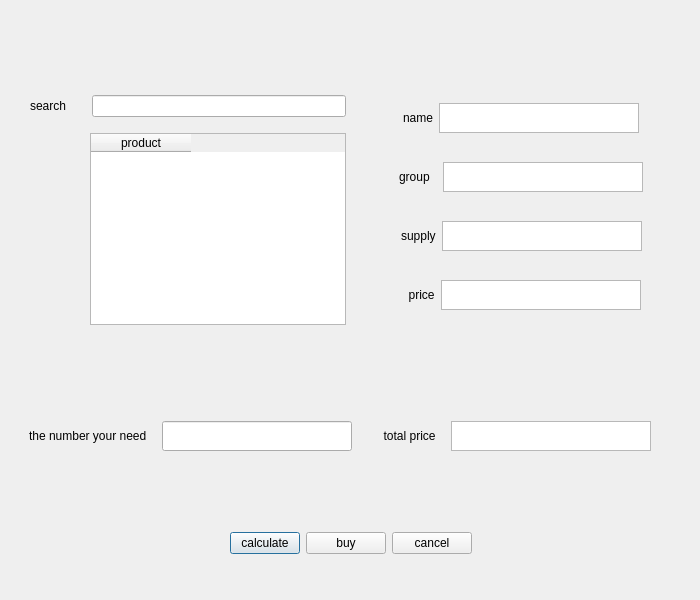
<?xml version="1.0" encoding="UTF-8"?>
<ui version="4.0">
 <class>abuy</class>
 <widget class="QDialog" name="abuy">
  <property name="geometry">
   <rect>
    <x>0</x>
    <y>0</y>
    <width>700</width>
    <height>600</height>
   </rect>
  </property>
  <property name="sizePolicy">
   <sizepolicy hsizetype="Fixed" vsizetype="Fixed">
    <horstretch>0</horstretch>
    <verstretch>0</verstretch>
   </sizepolicy>
  </property>
  <property name="maximumSize">
   <size>
    <width>700</width>
    <height>600</height>
   </size>
  </property>
  <property name="windowTitle">
   <string>Dialog</string>
  </property>
  <widget class="QWidget" name="back" native="true">
   <property name="geometry">
    <rect>
     <x>10</x>
     <y>10</y>
     <width>681</width>
     <height>581</height>
    </rect>
   </property>
   <property name="sizePolicy">
    <sizepolicy hsizetype="Fixed" vsizetype="Fixed">
     <horstretch>0</horstretch>
     <verstretch>0</verstretch>
    </sizepolicy>
   </property>
   <property name="maximumSize">
    <size>
     <width>700</width>
     <height>600</height>
    </size>
   </property>
   <property name="styleSheet">
    <string notr="true">#back
{
	border-image: url(:/new/prefix7/a9fscjcjqfvhehtvvgpfghrkhdi74syp8ae5sjkiyfi3u7qm7b6ulglanhmwcf5w-.jpg);
}</string>
   </property>
   <layout class="QVBoxLayout" name="verticalLayout">
    <property name="leftMargin">
     <number>5</number>
    </property>
    <property name="topMargin">
     <number>5</number>
    </property>
    <property name="rightMargin">
     <number>5</number>
    </property>
    <property name="bottomMargin">
     <number>5</number>
    </property>
    <item>
     <layout class="QHBoxLayout" name="horizontalLayout_4">
      <property name="leftMargin">
       <number>5</number>
      </property>
      <property name="topMargin">
       <number>5</number>
      </property>
      <property name="rightMargin">
       <number>5</number>
      </property>
      <property name="bottomMargin">
       <number>5</number>
      </property>
      <item>
       <layout class="QVBoxLayout" name="verticalLayout_3">
        <property name="leftMargin">
         <number>5</number>
        </property>
        <property name="topMargin">
         <number>5</number>
        </property>
        <property name="rightMargin">
         <number>5</number>
        </property>
        <property name="bottomMargin">
         <number>5</number>
        </property>
        <item>
         <spacer name="verticalSpacer_6">
          <property name="orientation">
           <enum>Qt::Vertical</enum>
          </property>
          <property name="sizeType">
           <enum>QSizePolicy::Fixed</enum>
          </property>
          <property name="sizeHint" stdset="0">
           <size>
            <width>20</width>
            <height>35</height>
           </size>
          </property>
         </spacer>
        </item>
        <item>
         <layout class="QHBoxLayout" name="horizontalLayout">
          <property name="leftMargin">
           <number>5</number>
          </property>
          <property name="topMargin">
           <number>5</number>
          </property>
          <property name="rightMargin">
           <number>5</number>
          </property>
          <property name="bottomMargin">
           <number>5</number>
          </property>
          <item>
           <widget class="QLabel" name="label">
            <property name="sizePolicy">
             <sizepolicy hsizetype="Fixed" vsizetype="Fixed">
              <horstretch>0</horstretch>
              <verstretch>0</verstretch>
             </sizepolicy>
            </property>
            <property name="styleSheet">
             <string notr="true">color:black</string>
            </property>
            <property name="text">
             <string>search</string>
            </property>
           </widget>
          </item>
          <item>
           <spacer name="horizontalSpacer">
            <property name="orientation">
             <enum>Qt::Horizontal</enum>
            </property>
            <property name="sizeType">
             <enum>QSizePolicy::Fixed</enum>
            </property>
            <property name="sizeHint" stdset="0">
             <size>
              <width>20</width>
              <height>20</height>
             </size>
            </property>
           </spacer>
          </item>
          <item>
           <widget class="QLineEdit" name="searchline">
            <property name="sizePolicy">
             <sizepolicy hsizetype="Fixed" vsizetype="Fixed">
              <horstretch>0</horstretch>
              <verstretch>0</verstretch>
             </sizepolicy>
            </property>
            <property name="maximumSize">
             <size>
              <width>700</width>
              <height>30</height>
             </size>
            </property>
           </widget>
          </item>
         </layout>
        </item>
        <item>
         <layout class="QHBoxLayout" name="horizontalLayout_2">
          <property name="leftMargin">
           <number>5</number>
          </property>
          <property name="topMargin">
           <number>5</number>
          </property>
          <property name="rightMargin">
           <number>5</number>
          </property>
          <property name="bottomMargin">
           <number>5</number>
          </property>
          <item>
           <spacer name="horizontalSpacer_2">
            <property name="orientation">
             <enum>Qt::Horizontal</enum>
            </property>
            <property name="sizeType">
             <enum>QSizePolicy::Fixed</enum>
            </property>
            <property name="sizeHint" stdset="0">
             <size>
              <width>60</width>
              <height>20</height>
             </size>
            </property>
           </spacer>
          </item>
          <item>
           <widget class="QTableWidget" name="show">
            <property name="sizePolicy">
             <sizepolicy hsizetype="Fixed" vsizetype="Fixed">
              <horstretch>0</horstretch>
              <verstretch>0</verstretch>
             </sizepolicy>
            </property>
            <column>
             <property name="text">
              <string>product</string>
             </property>
            </column>
           </widget>
          </item>
         </layout>
        </item>
       </layout>
      </item>
      <item>
       <layout class="QVBoxLayout" name="verticalLayout_2">
        <property name="leftMargin">
         <number>5</number>
        </property>
        <property name="topMargin">
         <number>5</number>
        </property>
        <property name="rightMargin">
         <number>5</number>
        </property>
        <property name="bottomMargin">
         <number>5</number>
        </property>
        <item>
         <spacer name="verticalSpacer">
          <property name="orientation">
           <enum>Qt::Vertical</enum>
          </property>
          <property name="sizeType">
           <enum>QSizePolicy::Fixed</enum>
          </property>
          <property name="sizeHint" stdset="0">
           <size>
            <width>20</width>
            <height>30</height>
           </size>
          </property>
         </spacer>
        </item>
        <item>
         <layout class="QHBoxLayout" name="horizontalLayout_9">
          <property name="leftMargin">
           <number>5</number>
          </property>
          <property name="topMargin">
           <number>5</number>
          </property>
          <property name="rightMargin">
           <number>5</number>
          </property>
          <property name="bottomMargin">
           <number>5</number>
          </property>
          <item>
           <spacer name="horizontalSpacer_13">
            <property name="orientation">
             <enum>Qt::Horizontal</enum>
            </property>
            <property name="sizeHint" stdset="0">
             <size>
              <width>40</width>
              <height>20</height>
             </size>
            </property>
           </spacer>
          </item>
          <item>
           <widget class="QLabel" name="label_6">
            <property name="text">
             <string>name</string>
            </property>
           </widget>
          </item>
          <item>
           <widget class="QTextBrowser" name="name">
            <property name="sizePolicy">
             <sizepolicy hsizetype="Fixed" vsizetype="Fixed">
              <horstretch>0</horstretch>
              <verstretch>0</verstretch>
             </sizepolicy>
            </property>
            <property name="maximumSize">
             <size>
              <width>200</width>
              <height>30</height>
             </size>
            </property>
           </widget>
          </item>
          <item>
           <spacer name="horizontalSpacer_14">
            <property name="orientation">
             <enum>Qt::Horizontal</enum>
            </property>
            <property name="sizeHint" stdset="0">
             <size>
              <width>40</width>
              <height>20</height>
             </size>
            </property>
           </spacer>
          </item>
         </layout>
        </item>
        <item>
         <layout class="QHBoxLayout" name="horizontalLayout_10">
          <property name="leftMargin">
           <number>5</number>
          </property>
          <property name="topMargin">
           <number>5</number>
          </property>
          <property name="rightMargin">
           <number>5</number>
          </property>
          <property name="bottomMargin">
           <number>5</number>
          </property>
          <item>
           <spacer name="horizontalSpacer_3">
            <property name="orientation">
             <enum>Qt::Horizontal</enum>
            </property>
            <property name="sizeType">
             <enum>QSizePolicy::Fixed</enum>
            </property>
            <property name="sizeHint" stdset="0">
             <size>
              <width>20</width>
              <height>20</height>
             </size>
            </property>
           </spacer>
          </item>
          <item>
           <widget class="QLabel" name="label_7">
            <property name="sizePolicy">
             <sizepolicy hsizetype="Fixed" vsizetype="Fixed">
              <horstretch>0</horstretch>
              <verstretch>0</verstretch>
             </sizepolicy>
            </property>
            <property name="text">
             <string>group</string>
            </property>
           </widget>
          </item>
          <item>
           <widget class="QTextBrowser" name="group">
            <property name="sizePolicy">
             <sizepolicy hsizetype="Fixed" vsizetype="Fixed">
              <horstretch>0</horstretch>
              <verstretch>0</verstretch>
             </sizepolicy>
            </property>
            <property name="maximumSize">
             <size>
              <width>200</width>
              <height>30</height>
             </size>
            </property>
           </widget>
          </item>
          <item>
           <spacer name="horizontalSpacer_15">
            <property name="orientation">
             <enum>Qt::Horizontal</enum>
            </property>
            <property name="sizeType">
             <enum>QSizePolicy::Fixed</enum>
            </property>
            <property name="sizeHint" stdset="0">
             <size>
              <width>20</width>
              <height>20</height>
             </size>
            </property>
           </spacer>
          </item>
         </layout>
        </item>
        <item>
         <layout class="QHBoxLayout" name="horizontalLayout_6">
          <property name="leftMargin">
           <number>5</number>
          </property>
          <property name="topMargin">
           <number>5</number>
          </property>
          <property name="rightMargin">
           <number>5</number>
          </property>
          <property name="bottomMargin">
           <number>5</number>
          </property>
          <item>
           <spacer name="horizontalSpacer_8">
            <property name="orientation">
             <enum>Qt::Horizontal</enum>
            </property>
            <property name="sizeHint" stdset="0">
             <size>
              <width>40</width>
              <height>20</height>
             </size>
            </property>
           </spacer>
          </item>
          <item>
           <widget class="QLabel" name="label_3">
            <property name="sizePolicy">
             <sizepolicy hsizetype="Fixed" vsizetype="Fixed">
              <horstretch>0</horstretch>
              <verstretch>0</verstretch>
             </sizepolicy>
            </property>
            <property name="text">
             <string>supply</string>
            </property>
           </widget>
          </item>
          <item>
           <widget class="QTextBrowser" name="supply">
            <property name="sizePolicy">
             <sizepolicy hsizetype="Fixed" vsizetype="Fixed">
              <horstretch>0</horstretch>
              <verstretch>0</verstretch>
             </sizepolicy>
            </property>
            <property name="maximumSize">
             <size>
              <width>200</width>
              <height>30</height>
             </size>
            </property>
           </widget>
          </item>
          <item>
           <spacer name="horizontalSpacer_7">
            <property name="orientation">
             <enum>Qt::Horizontal</enum>
            </property>
            <property name="sizeHint" stdset="0">
             <size>
              <width>40</width>
              <height>20</height>
             </size>
            </property>
           </spacer>
          </item>
         </layout>
        </item>
        <item>
         <layout class="QHBoxLayout" name="horizontalLayout_7">
          <property name="leftMargin">
           <number>5</number>
          </property>
          <property name="topMargin">
           <number>5</number>
          </property>
          <property name="rightMargin">
           <number>5</number>
          </property>
          <property name="bottomMargin">
           <number>5</number>
          </property>
          <item>
           <spacer name="horizontalSpacer_5">
            <property name="orientation">
             <enum>Qt::Horizontal</enum>
            </property>
            <property name="sizeHint" stdset="0">
             <size>
              <width>40</width>
              <height>20</height>
             </size>
            </property>
           </spacer>
          </item>
          <item>
           <widget class="QLabel" name="label_4">
            <property name="sizePolicy">
             <sizepolicy hsizetype="Fixed" vsizetype="Fixed">
              <horstretch>0</horstretch>
              <verstretch>0</verstretch>
             </sizepolicy>
            </property>
            <property name="text">
             <string>  price</string>
            </property>
           </widget>
          </item>
          <item>
           <widget class="QTextBrowser" name="price">
            <property name="sizePolicy">
             <sizepolicy hsizetype="Fixed" vsizetype="Fixed">
              <horstretch>0</horstretch>
              <verstretch>0</verstretch>
             </sizepolicy>
            </property>
            <property name="maximumSize">
             <size>
              <width>200</width>
              <height>30</height>
             </size>
            </property>
           </widget>
          </item>
          <item>
           <spacer name="horizontalSpacer_10">
            <property name="orientation">
             <enum>Qt::Horizontal</enum>
            </property>
            <property name="sizeHint" stdset="0">
             <size>
              <width>40</width>
              <height>20</height>
             </size>
            </property>
           </spacer>
          </item>
         </layout>
        </item>
       </layout>
      </item>
     </layout>
    </item>
    <item>
     <spacer name="verticalSpacer_2">
      <property name="orientation">
       <enum>Qt::Vertical</enum>
      </property>
      <property name="sizeType">
       <enum>QSizePolicy::Fixed</enum>
      </property>
      <property name="sizeHint" stdset="0">
       <size>
        <width>20</width>
        <height>40</height>
       </size>
      </property>
     </spacer>
    </item>
    <item>
     <layout class="QHBoxLayout" name="horizontalLayout_3">
      <property name="leftMargin">
       <number>5</number>
      </property>
      <property name="topMargin">
       <number>5</number>
      </property>
      <property name="rightMargin">
       <number>5</number>
      </property>
      <property name="bottomMargin">
       <number>5</number>
      </property>
      <item>
       <widget class="QLabel" name="label_2">
        <property name="sizePolicy">
         <sizepolicy hsizetype="Fixed" vsizetype="Fixed">
          <horstretch>0</horstretch>
          <verstretch>0</verstretch>
         </sizepolicy>
        </property>
        <property name="text">
         <string>the number your need</string>
        </property>
       </widget>
      </item>
      <item>
       <widget class="QLineEdit" name="needline">
        <property name="sizePolicy">
         <sizepolicy hsizetype="Fixed" vsizetype="Fixed">
          <horstretch>0</horstretch>
          <verstretch>0</verstretch>
         </sizepolicy>
        </property>
        <property name="maximumSize">
         <size>
          <width>190</width>
          <height>30</height>
         </size>
        </property>
       </widget>
      </item>
      <item>
       <widget class="QLabel" name="label_5">
        <property name="sizePolicy">
         <sizepolicy hsizetype="Fixed" vsizetype="Fixed">
          <horstretch>0</horstretch>
          <verstretch>0</verstretch>
         </sizepolicy>
        </property>
        <property name="text">
         <string>     total price</string>
        </property>
       </widget>
      </item>
      <item>
       <widget class="QTextBrowser" name="totalpriceline">
        <property name="sizePolicy">
         <sizepolicy hsizetype="Fixed" vsizetype="Fixed">
          <horstretch>0</horstretch>
          <verstretch>0</verstretch>
         </sizepolicy>
        </property>
        <property name="maximumSize">
         <size>
          <width>200</width>
          <height>30</height>
         </size>
        </property>
       </widget>
      </item>
      <item>
       <spacer name="horizontalSpacer_4">
        <property name="orientation">
         <enum>Qt::Horizontal</enum>
        </property>
        <property name="sizeType">
         <enum>QSizePolicy::Fixed</enum>
        </property>
        <property name="sizeHint" stdset="0">
         <size>
          <width>20</width>
          <height>20</height>
         </size>
        </property>
       </spacer>
      </item>
     </layout>
    </item>
    <item>
     <spacer name="verticalSpacer_3">
      <property name="orientation">
       <enum>Qt::Vertical</enum>
      </property>
      <property name="sizeType">
       <enum>QSizePolicy::Fixed</enum>
      </property>
      <property name="sizeHint" stdset="0">
       <size>
        <width>20</width>
        <height>40</height>
       </size>
      </property>
     </spacer>
    </item>
    <item>
     <layout class="QHBoxLayout" name="horizontalLayout_5">
      <item>
       <spacer name="horizontalSpacer_9">
        <property name="orientation">
         <enum>Qt::Horizontal</enum>
        </property>
        <property name="sizeHint" stdset="0">
         <size>
          <width>40</width>
          <height>20</height>
         </size>
        </property>
       </spacer>
      </item>
      <item>
       <widget class="QPushButton" name="calculate">
        <property name="maximumSize">
         <size>
          <width>70</width>
          <height>16777215</height>
         </size>
        </property>
        <property name="text">
         <string>calculate</string>
        </property>
       </widget>
      </item>
      <item>
       <widget class="QPushButton" name="buy">
        <property name="text">
         <string>buy</string>
        </property>
       </widget>
      </item>
      <item>
       <widget class="QPushButton" name="cancel">
        <property name="text">
         <string>cancel</string>
        </property>
       </widget>
      </item>
      <item>
       <spacer name="horizontalSpacer_6">
        <property name="orientation">
         <enum>Qt::Horizontal</enum>
        </property>
        <property name="sizeHint" stdset="0">
         <size>
          <width>40</width>
          <height>20</height>
         </size>
        </property>
       </spacer>
      </item>
     </layout>
    </item>
   </layout>
  </widget>
 </widget>
 <resources/>
 <connections/>
</ui>
